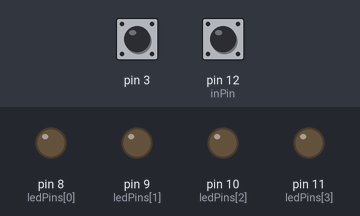
This sketch was run on a simulated Arduino Uno, built with avr-gcc and run on an emulated ATmega328P. Shown: output pins drawn as LEDs (lit = HIGH). Inputs (shaded band) come from the test bench; at power-on: pin 12 (inPin) HIGH, pin 3 HIGH.

Above: at 1.2 s.
1.3 s: pin 12 (inPin) pulled LOW for 0.15 s
At 1.7 s:
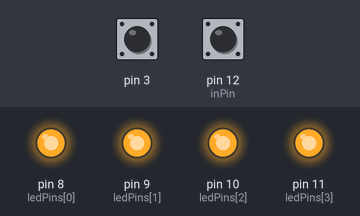
2.9 s: pin 12 (inPin) pulled LOW for 1 s
At 4.0 s:
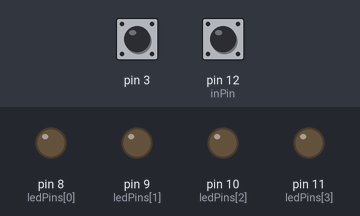
5.4 s: pin 12 (inPin) pulled LOW for 3.2 s
At 6.0 s:
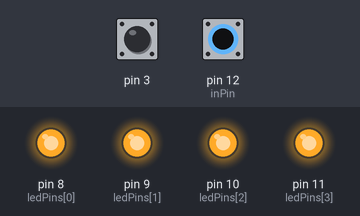
Timing chart, 0 to 8.4 s (numbered marks = the images above; inputs shaded):
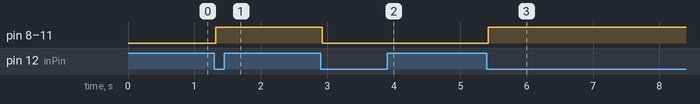

Measured:
- after the input at 1.3 s, pin 8 (ledPins[0]), pin 9 (ledPins[1]), pin 10 (ledPins[2]), pin 11 (ledPins[3]): LOW → HIGH at once
- after the input at 2.9 s, pin 8 (ledPins[0]), pin 9 (ledPins[1]), pin 10 (ledPins[2]), pin 11 (ledPins[3]): HIGH → LOW at once
- after the input at 5.4 s, pin 8 (ledPins[0]), pin 9 (ledPins[1]), pin 10 (ledPins[2]), pin 11 (ledPins[3]): LOW → HIGH at once

The sketch:

External_Interrupt.ino
```cpp
/*****************************
   * Rabus *
   * HTW CHUR *
   * 25. FEB 2019 *
   * ADC_BitRegister *
  ******************************/
#include <Bounce2.h>
#include <avr/io.h>


//Code for Blinking ledS
int ledPins[] = {8, 9, 10, 11};
int inPin = 12; // Button Input
int ledState = LOW;

int interruptPin = 0; //Interrupt Pin in this case the Potentiometer

Bounce debouncer = Bounce(); // Instantiate a Bounce object

void setup() {
 Serial.begin(115200); //Monitoring

 pinMode(interruptPin, INPUT_PULLUP); //Set poti as pullup
 attachInterrupt(digitalPinToInterrupt(interruptPin), myISR, FALLING); //activate Interrupt on poti

  DDRD = DDRD & B11110111;
  PORTD = PORTD | B00001000;

  EICRA = EICRA | B00001000;
  EIMSK = EIMSK | B00000010;


//Code for Blinking ledS
debouncer.attach(inPin,INPUT_PULLUP); //Debouncing pins
debouncer.interval(25); // Use a debounce interval of 25 milliseconds
  for (byte i = 0; i < 4; i++) {
    pinMode(ledPins[i], OUTPUT); //set pins as output
    digitalWrite(ledPins[i],ledState); //activate pins
  }


}


void loop() {
//Code for Blinking ledS
debouncer.update(); // Update the Bounce instance
if ( debouncer.fell() ) { //Take timestamp for Button pressed
  ledState = !ledState; // Toggle LED state
    for (byte i = 0; i < 4; i++) {
      digitalWrite(ledPins[i],ledState);
      }
    }
}

void myISR() {

  // Output the duty cycle to the serial monitor
  Serial.println("Interrupt wurde ausgelöst!!");
}
```
